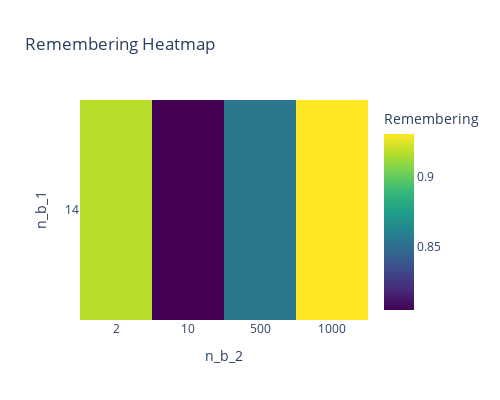
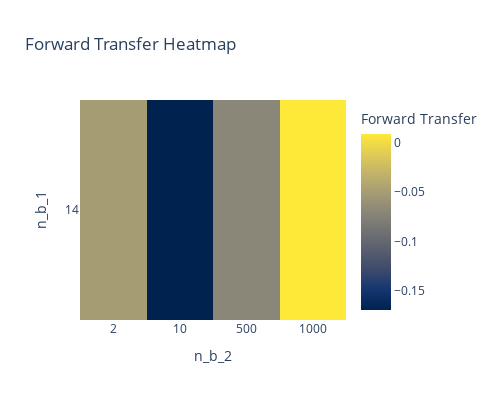

The code cell stored with these charts, in order, in its notebook:
### Code cell
def create_heatmap(data):
    
    # Prepare the data for 'remembering' and 'forward_transfer'
    remembering_df = data.loc[data['metric'] == 'remembering', ['n_b_1', 'n_b_2', 'mean_value']]
    forward_transfer_df = data.loc[data['metric'] == 'forward_transfer', ['n_b_1', 'n_b_2', 'mean_value']]
    
    # Create heatmaps
    def create_plot(metric_df, metric_name):
        # Pivot data for heatmap
        z = metric_df.pivot_table(index='n_b_1', columns='n_b_2', values='mean_value', aggfunc=np.mean)

        # Create figure
        fig = go.Figure(data=go.Heatmap(
            x=z.columns.astype(str),
            y=z.index.astype(str),
            z=z.values,
            colorbar=dict(title=metric_name),
            colorscale='Viridis' if metric_name == 'Remembering' else 'Cividis'
        ))

        # Update layout
        fig.update_layout(
            title=f"{metric_name} Heatmap",
            xaxis_title="n_b_2",
            yaxis_title="n_b_1",
            height=400,
            width=500
        )
        
        fig.show()

    # Generate plots
    create_plot(remembering_df, 'Remembering')
    create_plot(forward_transfer_df, 'Forward Transfer')
    
create_heatmap(df)

### Figure 1 — Plotly figure (JSON) as saved in the notebook; plotly's stock layout.template omitted (floating-point values rounded to 4 significant figures)
{"data": [{"colorbar": {"title": {"text": "Remembering"}}, "colorscale": [[0, "#440154"], [0.1111, "#482878"], [0.2222, "#3e4989"], [0.3333, "#31688e"], [0.4444, "#26828e"], [0.5556, "#1f9e89"], [0.6667, "#35b779"], [0.7778, "#6ece58"], [0.8889, "#b5de2b"], [1, "#fde725"]], "type": "heatmap", "x": ["2", "10", "500", "1000"], "y": ["14"], "z": [[0.9167, 0.8047, 0.8549, 0.9304]]}], "layout": {"height": 400, "title": {"text": "Remembering Heatmap"}, "width": 500, "xaxis": {"title": {"text": "n_b_2"}}, "yaxis": {"title": {"text": "n_b_1"}}}}

### Figure 2 — Plotly figure (JSON) as saved in the notebook; plotly's stock layout.template omitted (floating-point values rounded to 4 significant figures)
{"data": [{"colorbar": {"title": {"text": "Forward Transfer"}}, "colorscale": [[0, "#00224e"], [0.1111, "#123570"], [0.2222, "#3b496c"], [0.3333, "#575d6d"], [0.4444, "#707173"], [0.5556, "#8a8678"], [0.6667, "#a59c74"], [0.7778, "#c3b369"], [0.8889, "#e1cc55"], [1, "#fee838"]], "type": "heatmap", "x": ["2", "10", "500", "1000"], "y": ["14"], "z": [[-0.05072, -0.1693, -0.06997, 0.00843]]}], "layout": {"height": 400, "title": {"text": "Forward Transfer Heatmap"}, "width": 500, "xaxis": {"title": {"text": "n_b_2"}}, "yaxis": {"title": {"text": "n_b_1"}}}}
